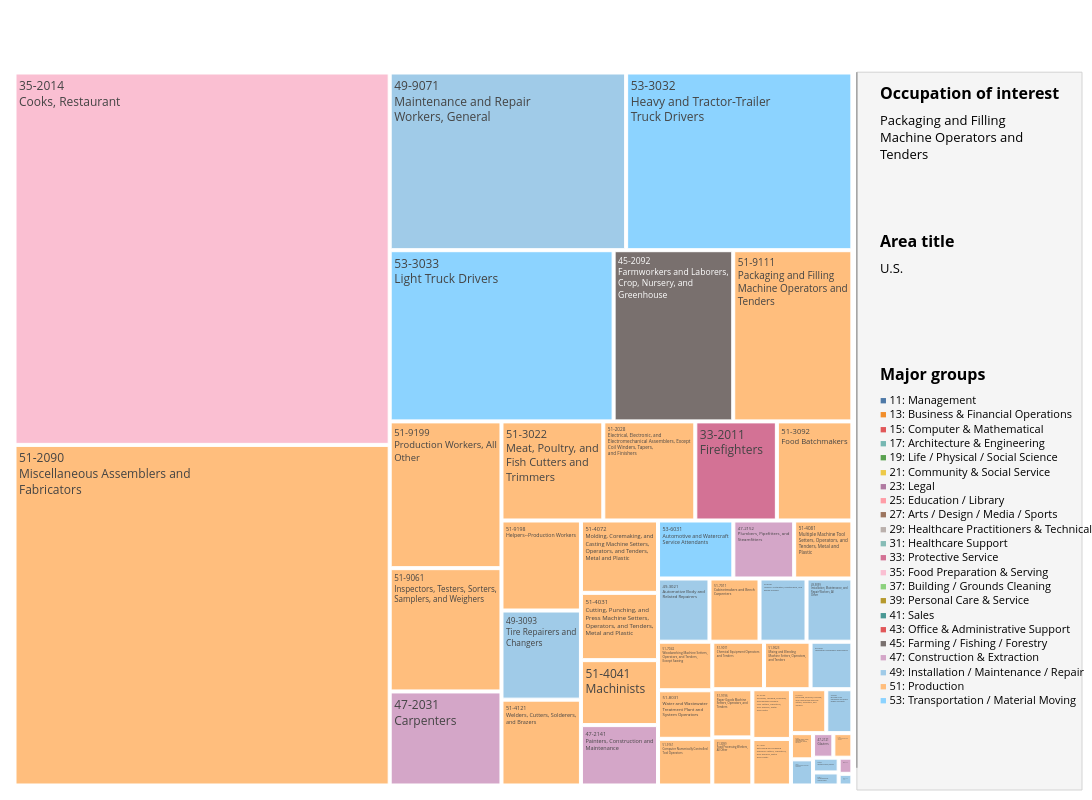

The code cell stored with this chart in its notebook:
### Code cell
fig = plot_occ_treemap(final_merged_tree,destination_query,occ_lookup)
fig.show()

### Figure 1 — Plotly figure (JSON) as saved in the notebook; plotly's stock layout.template omitted (floating-point values rounded to 4 significant figures; data arrays with more than 128 entries replaced by an {"elided": "..."} marker saying what was removed)
{"data": [{"customdata": {"elided": "48x5 mixed values"}, "domain": {"x": [0, 0.79], "y": [0, 1]}, "hovertemplate": "<b>%{customdata[0]}</b><br>%{customdata[1]}<br>SOC Group: %{customdata[3]} - %{customdata[4]}<br>Transition EMP: %{customdata[2]:,.4f}<extra></extra>", "labels": ["35-2014<br>Cooks, Restaurant", "51-2090<br>Miscellaneous Assemblers and<br>Fabricators", "49-9071<br>Maintenance and Repair<br>Workers, General", "53-3032<br>Heavy and Tractor-Trailer<br>Truck Drivers", "53-3033<br>Light Truck Drivers", "45-2092<br>Farmworkers and Laborers,<br>Crop, Nursery, and<br>Greenhouse", "51-9111<br>Packaging and Filling<br>Machine Operators and<br>Tenders", "51-9199<br>Production Workers, All<br>Other", "51-9061<br>Inspectors, Testers, Sorters,<br>Samplers, and Weighers", "47-2031<br>Carpenters", "51-3022<br>Meat, Poultry, and<br>Fish Cutters and<br>Trimmers", "51-2028<br>Electrical, Electronic, and<br>Electromechanical Assemblers, Except<br>Coil Winders, Tapers,<br>and Finishers", "33-2011<br>Firefighters", "51-3092<br>Food Batchmakers", "51-9198<br>Helpers--Production Workers", "49-3093<br>Tire Repairers and<br>Changers", "51-4121<br>Welders, Cutters, Solderers,<br>and Brazers", "51-4072<br>Molding, Coremaking, and<br>Casting Machine Setters,<br>Operators, and Tenders,<br>Metal and Plastic", "51-4031<br>Cutting, Punching, and<br>Press Machine Setters,<br>Operators, and Tenders,<br>Metal and Plastic", "51-4041<br>Machinists", "47-2141<br>Painters, Construction and<br>Maintenance", "53-6031<br>Automotive and Watercraft<br>Service Attendants", "47-2152<br>Plumbers, Pipefitters, and<br>Steamfitters", "51-4081<br>Multiple Machine Tool<br>Setters, Operators, and<br>Tenders, Metal and<br>Plastic", "49-3021<br>Automotive Body and<br>Related Repairers", "51-7011<br>Cabinetmakers and Bench<br>Carpenters", "49-9098<br>Helpers--Installation, Maintenance, and<br>Repair Workers", "49-9099<br>Installation, Maintenance, and<br>Repair Workers, All<br>Other", "51-7042<br>Woodworking Machine Setters,<br>Operators, and Tenders,<br>Except Sawing", "51-8031<br>Water and Wastewater<br>Treatment Plant and<br>System Operators", "51-9161<br>Computer Numerically Controlled<br>Tool Operators", "51-9011<br>Chemical Equipment Operators<br>and Tenders", "51-9023<br>Mixing and Blending<br>Machine Setters, Operators,<br>and Tenders", "49-9041<br>Industrial Machinery Mechanics", "51-9196<br>Paper Goods Machine<br>Setters, Operators, and<br>Tenders", "51-3099<br>Food Processing Workers,<br>All Other", "51-4033<br>Grinding, Lapping, Polishing,<br>and Buffing Machine<br>Tool Setters, Operators,<br>and Tenders, Metal<br>and Plastic", "51-4021<br>Extruding and Drawing<br>Machine Setters, Operators,<br>and Tenders, Metal<br>and Plastic", "51-9041<br>Extruding, Forming, Pressing,<br>and Compacting Machine<br>Setters, Operators, and<br>Tenders", "49-3031<br>Bus and Truck<br>Mechanics and Diesel<br>Engine Specialists", "51-9012<br>Separating, Filtering, Clarifying,<br>Precipitating, and Still<br>Machine Setters, Operators,<br>and Tenders", "49-9052<br>Telecommunications Line Installers<br>and Repairers", "47-2121<br>Glaziers", "51-2041<br>Structural Metal Fabricators<br>and Fitters", "49-9043<br>Maintenance Workers, Machinery", "49-3011<br>Aircraft Mechanics and<br>Service Technicians", "47-4041<br>Hazardous Materials Removal<br>Workers", "49-9051<br>Electrical Power-Line Installers<br>and Repairers"], "marker": {"colors": ["#FABFD2", "#FFBE7D", "#A0CBE8", "#8CD3FF", "#8CD3FF", "#79706E", "#FFBE7D", "#FFBE7D", "#FFBE7D", "#D4A6C8", "#FFBE7D", "#FFBE7D", "#D37295", "#FFBE7D", "#FFBE7D", "#A0CBE8", "#FFBE7D", "#FFBE7D", "#FFBE7D", "#FFBE7D", "#D4A6C8", "#8CD3FF", "#D4A6C8", "#FFBE7D", "#A0CBE8", "#FFBE7D", "#A0CBE8", "#A0CBE8", "#FFBE7D", "#FFBE7D", "#FFBE7D", "#FFBE7D", "#FFBE7D", "#A0CBE8", "#FFBE7D", "#FFBE7D", "#FFBE7D", "#FFBE7D", "#FFBE7D", "#A0CBE8", "#FFBE7D", "#A0CBE8", "#D4A6C8", "#FFBE7D", "#A0CBE8", "#A0CBE8", "#D4A6C8", "#A0CBE8"]}, "parents": ["", "", "", "", "", "", "", "", "", "", "", "", "", "", "", "", "", "", "", "", "", "", "", "", "", "", "", "", "", "", "", "", "", "", "", "", "", "", "", "", "", "", "", "", "", "", "", ""], "sort": false, "textinfo": "label", "type": "treemap", "values": [4432000.0, 4054000.0, 1333000.0, 1275000.0, 1216000.0, 649500.0, 647000.0, 520300.0, 437100.0, 333500.0, 320100.0, 289200.0, 256400.0, 237400.0, 226900.0, 224600.0, 216400.0, 177000.0, 164600.0, 158900.0, 147700.0, 138500.0, 112000.0, 107100.0, 103100.0, 100300.0, 94280.0, 91920.0, 83570.0, 83550.0, 80350.0, 77980.0, 70090.0, 63020.0, 61190.0, 61130.0, 60870.0, 57010.0, 49210.0, 36360.0, 18380.0, 18350.0, 15810.0, 14820.0, 11990.0, 10600.0, 7024.0, 5082.0]}], "layout": {"annotations": [{"align": "left", "font": {"color": "black", "size": 16}, "showarrow": false, "text": "<b>Occupation of interest</b>", "x": 0.81, "xanchor": "left", "xref": "paper", "y": 0.96, "yanchor": "top", "yref": "paper"}, {"align": "left", "font": {"color": "black", "size": 13}, "showarrow": false, "text": "Packaging and Filling<br>Machine Operators and<br>Tenders", "x": 0.81, "xanchor": "left", "xref": "paper", "y": 0.92, "yanchor": "top", "yref": "paper"}, {"align": "left", "font": {"color": "black", "size": 16}, "showarrow": false, "text": "<b>Area title</b>", "x": 0.81, "xanchor": "left", "xref": "paper", "y": 0.76, "yanchor": "top", "yref": "paper"}, {"align": "left", "font": {"color": "black", "size": 13}, "showarrow": false, "text": "U.S.", "x": 0.81, "xanchor": "left", "xref": "paper", "y": 0.72, "yanchor": "top", "yref": "paper"}, {"align": "left", "font": {"color": "black", "size": 16}, "showarrow": false, "text": "<b>Major groups</b>", "x": 0.81, "xanchor": "left", "xref": "paper", "y": 0.58, "yanchor": "top", "yref": "paper"}, {"align": "left", "font": {"color": "black", "size": 11}, "showarrow": false, "text": "<span style=\"color:#4E79A7;\"><b>■</b></span> 11: Management<br><span style=\"color:#F28E2B;\"><b>■</b></span> 13: Business & Financial Operations<br><span style=\"color:#E15759;\"><b>■</b></span> 15: Computer & Mathematical<br><span style=\"color:#76B7B2;\"><b>■</b></span> 17: Architecture & Engineering<br><span style=\"color:#59A14F;\"><b>■</b></span> 19: Life / Physical / Social Science<br><span style=\"color:#EDC948;\"><b>■</b></span> 21: Community & Social Service<br><span style=\"color:#B07AA1;\"><b>■</b></span> 23: Legal<br><span style=\"color:#FF9DA7;\"><b>■</b></span> 25: Education / Library<br><span style=\"color:#9C755F;\"><b>■</b></span> 27: Arts / Design / Media / Sports<br><span style=\"color:#BAB0AC;\"><b>■</b></span> 29: Healthcare Practitioners & Technical<br><span style=\"color:#86BCB6;\"><b>■</b></span> 31: Healthcare Support<br><span style=\"color:#D37295;\"><b>■</b></span> 33: Protective Service<br><span style=\"color:#FABFD2;\"><b>■</b></span> 35: Food Preparation & Serving<br><span style=\"color:#8CD17D;\"><b>■</b></span> 37: Building / Grounds Cleaning<br><span style=\"color:#B6992D;\"><b>■</b></span> 39: Personal Care & Service<br><span style=\"color:#499894;\"><b>■</b></span> 41: Sales<br><span style=\"color:#E15759;\"><b>■</b></span> 43: Office & Administrative Support<br><span style=\"color:#79706E;\"><b>■</b></span> 45: Farming / Fishing / Forestry<br><span style=\"color:#D4A6C8;\"><b>■</b></span> 47: Construction & Extraction<br><span style=\"color:#A0CBE8;\"><b>■</b></span> 49: Installation / Maintenance / Repair<br><span style=\"color:#FFBE7D;\"><b>■</b></span> 51: Production<br><span style=\"color:#8CD3FF;\"><b>■</b></span> 53: Transportation / Material Moving", "x": 0.81, "xanchor": "left", "xref": "paper", "y": 0.54, "yanchor": "top", "yref": "paper"}], "height": 800, "margin": {"b": 10, "l": 10, "r": 10, "t": 50}, "shapes": [{"fillcolor": "rgba(245,245,245,0.95)", "line": {"color": "lightgray", "width": 1}, "type": "rect", "x0": 0.79, "x1": 1, "xref": "paper", "y0": 0, "y1": 0.97, "yref": "paper"}, {"line": {"color": "gray", "width": 1}, "type": "line", "x0": 0.79, "x1": 0.79, "xref": "paper", "y0": 0.03, "y1": 0.97, "yref": "paper"}], "title": {"text": " "}, "width": 1400}}
